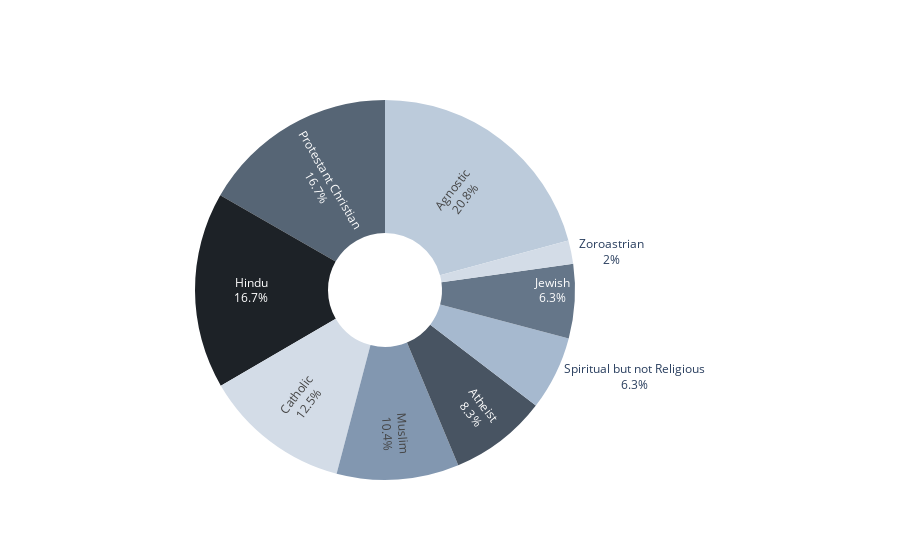

Notebook source saved alongside this figure:
### Markdown cell above
# 5 - Religious Beliefs

### Code cell
labels = ['Agnostic', 'Atheist', 'Protestant Christian', 'Catholic', 
    'Spiritual but not Religious', 'Hindu', 'Muslim', 
    'Jewish', 'Zoroastrian']
values = [20.8, 8.3, 16.7, 12.5, 6.3, 16.7, 10.4, 6.3, 2.0]

colors = ['#bccbdb', '#485462', '#566575', '#d3dce7', '#a6b9cf', '#1d2227', '#8297b0', '#657689', '#d3dce7']
fig = go.Figure(data=[go.Pie(labels=labels, values=values, textinfo='label+percent',
                             insidetextorientation='radial', marker_colors=colors, hole=.3
                            )])
fig.update_layout(showlegend=False)

iplot(fig)

### Figure 1 — Plotly figure (JSON) as saved in the notebook; plotly's stock layout.template omitted (floating-point values rounded to 4 significant figures)
{"data": [{"hole": 0.3, "insidetextorientation": "radial", "labels": ["Agnostic", "Atheist", "Protestant Christian", "Catholic", "Spiritual but not Religious", "Hindu", "Muslim", "Jewish", "Zoroastrian"], "marker": {"colors": ["#bccbdb", "#485462", "#566575", "#d3dce7", "#a6b9cf", "#1d2227", "#8297b0", "#657689", "#d3dce7"]}, "textinfo": "label+percent", "type": "pie", "values": [20.8, 8.3, 16.7, 12.5, 6.3, 16.7, 10.4, 6.3, 2]}], "layout": {"showlegend": false}}
